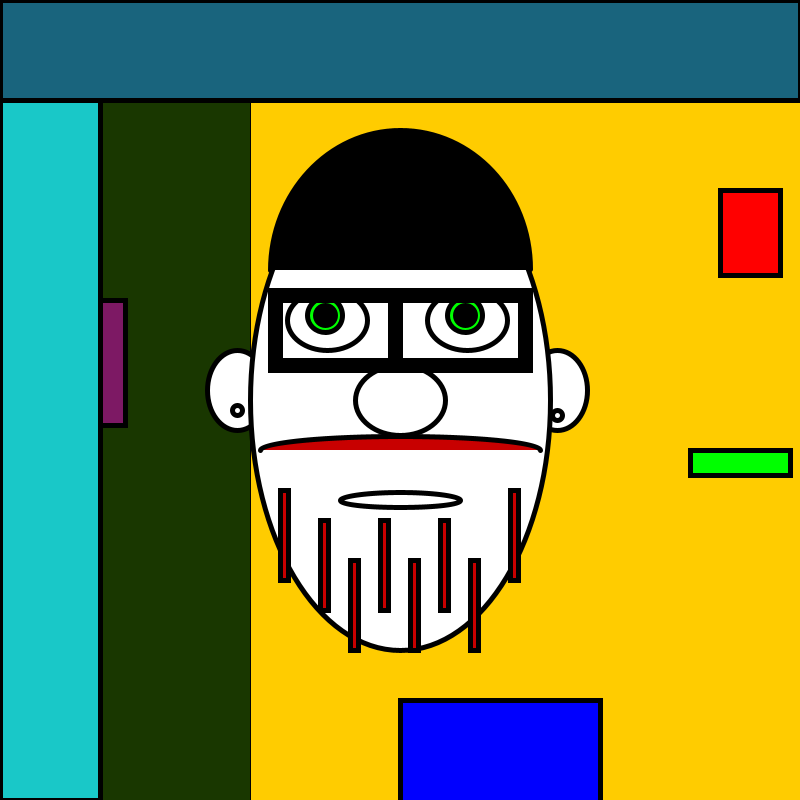
Frame 1 (no input)
Frame 60 (the mouse pressed at the canvas centre just before this capture): identical to frame 1, image omitted
Frame 120 (the mouse held since frame 60 and released just before this capture): identical to frame 1, image omitted

The Processing sketch that drew this single still picture (run headless with seeded random() and noise(); from frame 60 on, the mouse is pressed at the canvas centre):

// Processing sketch: processing_86645
// ── processing_86645.pde

void setup (){
  size (800,800);
fill (255, 204, 0);
 rect (0, 0, 800, 800);
fill (25, 55, 0);
  rect(0,0,250, 800);
  strokeWeight (5);
 fill (255, 255, 255);
  fill (255, 255, 255);
  ellipse (237, 390, 60, 80);
  ellipse (237, 410, 10, 10);
  ellipse (557, 390, 60, 80);
  ellipse (557, 415, 10, 10);
  ellipse (400, 400, 300, 500);
  ellipse ( 400, 400, 90, 70);

  
  ellipse (327, 320, 80, 60);
  fill (0, 255, 0);
  ellipse (325, 315, 35, 35);
  fill (255, 255, 255);
  ellipse (467, 320, 80, 60);
  fill (0, 255, 0);
  ellipse (465, 315, 35, 35);
  fill (0,0,0);
  ellipse (325, 315, 20, 20);
  ellipse (465, 315, 20, 20);
  rect (270, 290, 250, 10);
  rect (270, 360, 250, 10);
  rect (270, 290, 10, 70);
  rect (520, 290, 10, 80);
  rect (390, 290, 10, 70);
  
  fill (200, 0, 0);
  rect (280, 490, 8, 90);
  rect (320, 520, 8, 90);
  rect (350, 560, 8, 90);
  rect (380, 520, 8, 90);
  rect (410, 560, 8, 90);
  rect (440, 520, 8, 90);
  rect (470, 560, 8, 90);
  rect (510, 490, 8, 90);
  
  
  fill (255,255,255);
  
  
  ellipse (400, 500, 120, 15);
  
  fill (200, 0, 0);
  arc (400, 450, 280, 28, PI, TWO_PI);
  fill (0,0,0);
   arc (400, 270, 260, 280, PI, TWO_PI);
   
  fill (255, 0, 0);
  rect (720, 190, 60, 85);
  fill (0, 255, 0);
  rect (690, 450, 100, 25);
  fill (0,0,255);
  rect (400, 700, 200, 250);
  fill (125, 25, 100);
  rect (60, 300, 65, 125);
  fill (25, 200, 200);
  rect (0,0, 100, 800);
  fill (25, 100, 125);
  rect (0,0, 800,100);
              }
  void draw () {
  if (mousePressed && (mouseButton == LEFT)){
      size (800,800);
fill (255, 204, 0);
 rect (0, 0, 800, 800);
fill (25, 55, 0);
  rect(0,0,250, 800);
  strokeWeight (5);
 fill (255, 255, 255);
  fill (255, 255, 255);
  ellipse (237, 390, 60, 80);
  ellipse (237, 410, 10, 10);
  ellipse (557, 390, 60, 80);
  ellipse (557, 415, 10, 10);
  ellipse (400, 400, 300, 500);
  ellipse ( 400, 400, 90, 70);

  
  ellipse (327, 320, 80, 60);
  fill (0, 255, 0);
  ellipse (325, 315, 35, 35);
  fill (255, 255, 255);
  ellipse (467, 320, 80, 60);
  fill (0, 255, 0);
  ellipse (465, 315, 35, 35);
  fill (0,0,0);
  ellipse (325, 315, 20, 20);
  ellipse (465, 315, 20, 20);
  rect (270, 290, 250, 10);
  rect (270, 360, 250, 10);
  rect (270, 290, 10, 70);
  rect (520, 290, 10, 80);
  rect (390, 290, 10, 70);
  
  fill (200, 0, 0);
  rect (280, 490, 8, 90);
  rect (320, 520, 8, 90);
  rect (350, 560, 8, 90);
  rect (380, 520, 8, 90);
  rect (410, 560, 8, 90);
  rect (440, 520, 8, 90);
  rect (470, 560, 8, 90);
  rect (510, 490, 8, 90);
  
  
  fill (255,255,255);
  
  
  ellipse (400, 500, 120, 15);
  
  fill (200, 0, 0);
  arc (400, 450, 280, 28, PI, TWO_PI);
  fill (0,0,0);
   arc (400, 270, 260, 280, PI, TWO_PI);
    fill (255, 0, 0);
  rect (720, 190, 60, 85);
  fill (0, 255, 0);
  rect (690, 450, 100, 25);
  fill (0,0,255);
  rect (400, 700, 200, 250);
  fill (125, 25, 100);
  rect (60, 300, 65, 125);
  fill (25, 200, 200);
  rect (0,0, 100, 800);
  fill (25, 100, 125);
  rect (0,0, 800,100);
   

        }
  else if (mousePressed && (mouseButton == RIGHT)) {
   size (800,800);
fill (10, 204, 90);
 rect (0, 0, 800, 800);
fill (25, 255, 15);
  rect(0,0,250, 800);
  strokeWeight (5);
 fill (255, 155, 115);
  fill (255, 155, 115);
  ellipse (237, 390, 60, 80);
  ellipse (237, 410, 10, 10);
  ellipse (557, 390, 60, 80);
  ellipse (557, 415, 10, 10);
  ellipse (400, 400, 300, 500);
  ellipse ( 400, 400, 90, 70);

  
  ellipse (327, 320, 80, 60);
  fill (10, 115, 0);
  ellipse (325, 315, 35, 35);
  fill (110, 5, 2);
  ellipse (467, 320, 80, 60);
  fill (10, 5, 110);
  ellipse (465, 315, 35, 35);
  fill (0,10,50);
  ellipse (325, 315, 20, 20);
  ellipse (465, 315, 20, 20);
  rect (270, 290, 250, 10);
  rect (270, 360, 250, 10);
  rect (270, 290, 10, 70);
  rect (520, 290, 10, 80);
  rect (390, 290, 10, 70);
  
  fill (210, 0, 10);
  rect (280, 490, 8, 90);
  fill (15, 150, 0);
  rect (320, 520, 8, 90);
  fill (0, 190, 0);
  rect (350, 560, 8, 90);
  fill (190, 0, 190);
  rect (380, 520, 8, 90);
  fill (0,0,190);
  rect (410, 560, 8, 90);
  fill (145, 0, 145);
  rect (440, 520, 8, 90);
  fill (145, 145, 0);
  rect (470, 560, 8, 90);
  fill (0, 145, 145);
  rect (510, 490, 8, 90);
  
  
  fill (25,2,2);
  
  
  ellipse (400, 500, 120, 15);
  
  fill (200, 0, 0);
  arc (400, 450, 280, 28, PI, TWO_PI);
  fill (0,0,0);
   arc (400, 270, 260, 280, PI, TWO_PI);
   
    fill (25, 0, 110);
  rect (720, 190, 60, 85);
  fill (10, 255, 100);
  rect (690, 450, 100, 25);
  fill (210,110,255);
  rect (400, 700, 200, 250);
  fill (25, 25, 10);
  rect (60, 300, 65, 125);
  fill (225, 20, 20);
  rect (0,0, 100, 800);
  fill (255, 10, 125);
  rect (0,0, 800,100);
   

    println (mouseX);
    println (mouseY);


                                                    }
                }
  
  
